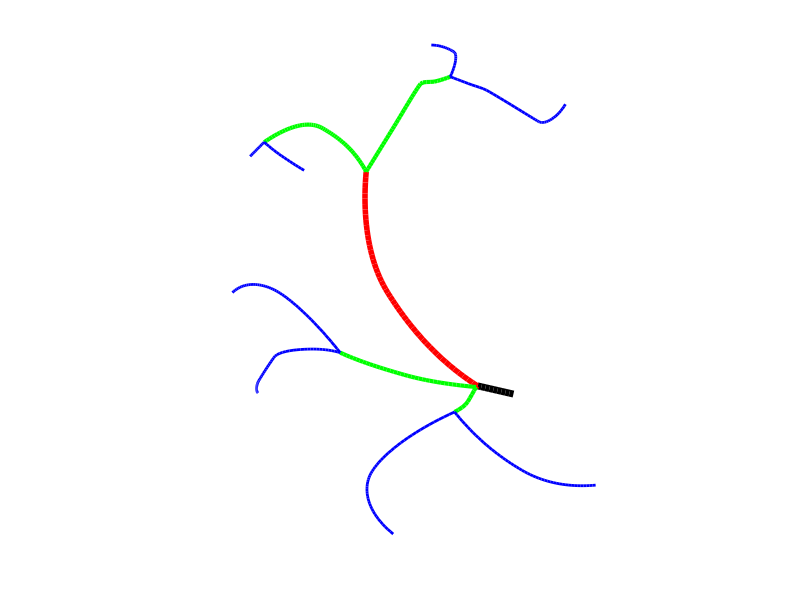

This figure's MATLAB source: (Note: this script raises an error after producing the figure.)
load t.mat
load xyz.mat
load bif.mat
load trif.mat

% map = colormap('parula');
map = {'k', 'r', 'g', 'b', 'm'};
mg = 4;
dc = floor(linspace(1, length(map), mg+1));
% close all
p = [150 460 290*2.5 420];
h = figure;
count = 0;
for i = 1:mg%length(bif_gen)
    
    for j = bif_gen{i}
        k = bif_seg{j};
%         subplot(1, 2, 1)
%         plot(t(k), xyz(k, 3),...
%         'Color', map(dc(i), :),...
%         'linewidth', 6-i); hold on
%         axis off
%     
%         subplot(1, 2, 2)
        plot(xyz(k, 1), xyz(k, 2),...%         'Color', map(dc(i), :),...
        map{i}, ...
        'linewidth', 6-i); hold on
    axis off equal
    count = count +1;
    
    end
end
count
h.Position = p;
axis off
n = sprintf('./PaperFigs/gens-bif');
savefig(n)
n = sprintf('%s.png', n);
saveas(gcf, n, 'png');
load seg.mat
load path.mat



count = 0;
h = figure;
for i = 1:mg%length(bif_gen)
    for j = trif_gens{i}
        k = trif_seg{j};
%         subplot(1, 2, 1)
%         plot(t(k), xyz(k, 3),...
%         'Color', map(dc(i), :),...
%         'linewidth', 6-i); hold on
%         axis off
%     
%         subplot(1, 2, 2)
        plot(xyz(k, 1), xyz(k, 2),...
                map{i}, ...%     'Color', map(dc(i), :),...
        'linewidth', 6-i); hold on
    axis off equal
    count = count + 1;
    
    end
end
h.Position = p;
axis off
count
n = sprintf('./PaperFigs/gens-trif');
savefig(n)
n = sprintf('%s.png', n);
saveas(gcf, n, 'png');

a = xlim;
MF = 30;
w = (a(2)-a(1))/MF;

%%
h = figure;
leg = {};
for i = 1:mg
    plot([0 0], [0 0], map{i}, 'linewidth', mg+1-i)
    hold on
    leg{i} = sprintf('Gen. %i', i-1);
end
legend(leg, 'fontsize', 15, 'interpreter', 'latex')
axis off off image
h.Position = [680 969 147 129];
n = sprintf('./PaperFigs/gens-leg');
savefig(n)
n = sprintf('%s.png', n);
saveas(gcf, n, 'png');


generationsZoom
